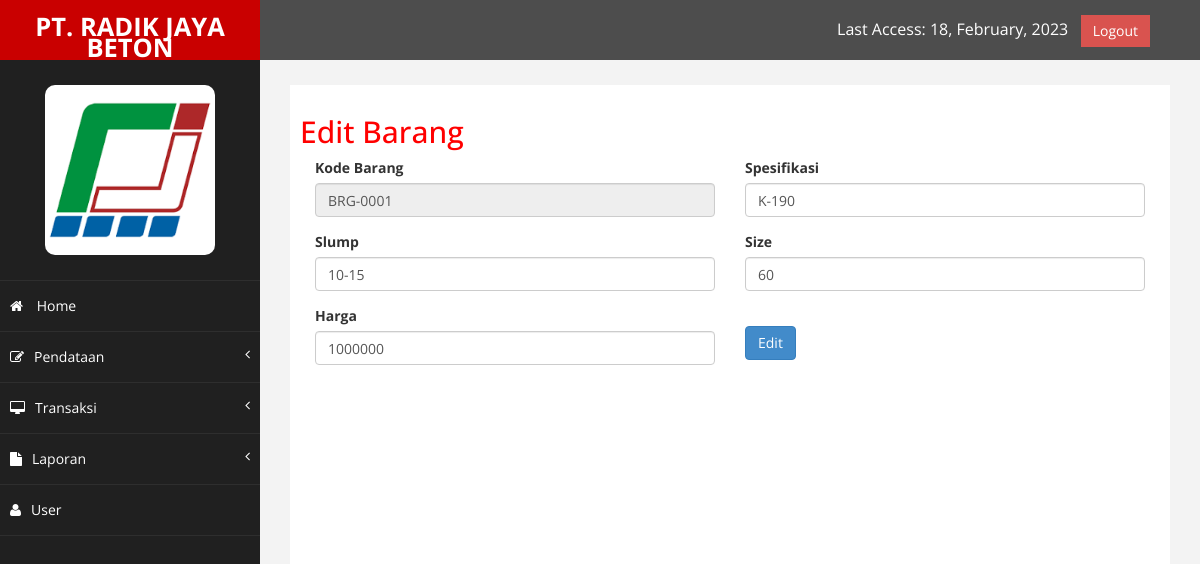
The page /admin/index.php?halaman=editbarang&id=1 (signed in) on the database its author committed.
### tables this page shows
CREATE TABLE `barang` (
  `id_barang` int(11) NOT NULL,
  `kd_barang` varchar(256) NOT NULL,
  `spesifikasi` varchar(11) NOT NULL,
  `slump` varchar(10) NOT NULL,
  `size` varchar(10) NOT NULL,
  `harga` int(11) NOT NULL
);

### admin/editbarang.php (the view, shortened to what this page needs)
<h2>Edit Barang</h2>
<?php
include 'koneksi.php';
$ambil = $koneksi->query("SELECT * FROM barang WHERE id_barang='$_GET[id]'");
$pecah = $ambil->fetch_assoc();
?>
<form method="post">
	<div class="col-md-6">
		<div class="form-group">
			<label>Kode Barang</label>
			<input type="text" class="form-control" name="kode_barang" value="<?php echo $pecah['kd_barang']; ?>" disabled="disabled">
		</div>
	</div>
	<div class="col-md-6">
		<div class="form-group">
			<label>Spesifikasi</label>
			<input type="text" name="spesifikasi" class="form-control" value="<?php echo $pecah['spesifikasi']; ?>">
		</div>
	</div>
	<div class="col-md-6">
		<div class="form-group">
			<label>Slump</label>
			<input type="text" name="slump" class="form-control" value="<?php echo $pecah['slump']; ?>">
		</div>
	</div>
	<div class="col-md-6">
		<div class="form-group">
			<label>Size</label>
			<input type="text" name="size" class="form-control" value="<?php echo $pecah['size']; ?>">
		</div>
	</div>
	<div class="col-md-6">
		<div class="form-group">
			<label>Harga</label>
			<input type="number" class="form-control" name="harga" value="<?php echo $pecah['harga']; ?>">
		</div>
	</div>
	<div class="col-md-6">
		<div class="form-group">
			<br>
			<button class="btn btn-primary" name="edit">Edit</button>
		</div>
</form>

### admin/assets/css/custom.css (style rules this page uses)
body { font-family: 'Open Sans', sans-serif; }
h2 { color: #f00; }

### rows shown on the page
barang: kode_barang "BRG-0001", spesifikasi "K-190", slump "10-15", size "60", harga "1000000"
